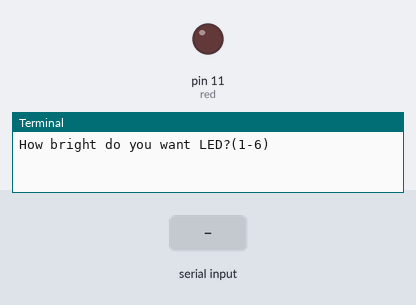
This program was run on a simulated Raspberry Pi (header pin numbers). On the bench: output pins drawn as LEDs (lit = HIGH), the last lines printed to the terminal. The test bench sets the inputs (shaded band).

Above: at 1.2 s.
1.3 s: "5" typed at the terminal, then Enter
At 1.8 s:
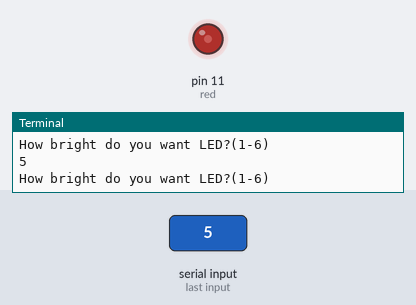
2.8 s: "1" typed at the terminal, then Enter
At 4.1 s:
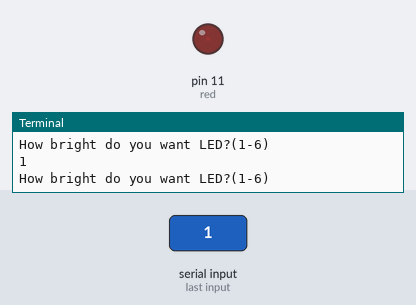
Timing chart, 0 to 5.8 s (numbered marks = the images above; inputs shaded):
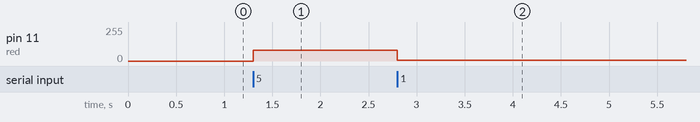

Measured:
- after the input at 1.3 s, pin 11 (red): 0/255 → 82/255 at once
- after the input at 2.8 s, pin 11 (red): 82/255 → 5/255 at once

The program:

RPi-2-bright.py
```python
#!/usr/bin/env python3
########################################################################
# Filename    : RPi-2-bright.py
# Description : Cambia el brillo de un LED.
# Author      : jcondea
# modification: 2020/10/06
########################################################################
import RPi.GPIO as GPIO
GPIO.setmode(GPIO.BOARD)
red=11
GPIO.setup(red, GPIO.OUT)
my_pwm=GPIO.PWM(red,100)
my_pwm.start(0)
while(1):
    bright=int(input("How bright do you want LED?(1-6) "))
    my_pwm.ChangeDutyCycle(2**bright)
my_pwm.stop()
GPIO.cleanup()
```
